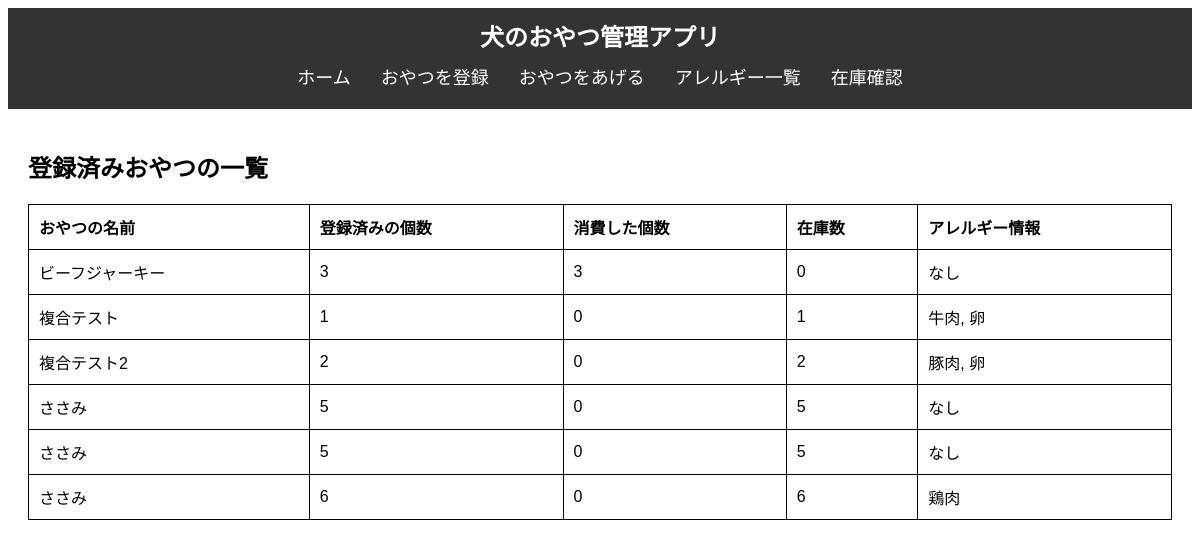
The page / on the database its author committed.
### tables this page shows
CREATE TABLE "snacks" (
	"id"	INTEGER,
	"name"	TEXT NOT NULL,
	"description"	TEXT,
	"purchase_date"	TEXT,
	"quantity"	INTEGER NOT NULL,
	"allergy_id"	INTEGER,
	PRIMARY KEY("id" AUTOINCREMENT),
	FOREIGN KEY("allergy_id") REFERENCES "allergies"("id")
);

### app.py (the view)
@app.route('/')
def index():
    conn = get_db_connection()
    snacks = conn.execute('''
        SELECT s.id, s.name, s.quantity,
               COALESCE(SUM(g.quantity), 0) AS consumed,
               (s.quantity - COALESCE(SUM(g.quantity), 0)) AS stock,
               COALESCE(GROUP_CONCAT(a.name, ', '), 'なし') AS allergies
        FROM snacks s
        LEFT JOIN snack_giving g ON s.id = g.snack_id
        LEFT JOIN snack_allergies sa ON s.id = sa.snack_id
        LEFT JOIN allergies a ON sa.allergy_id = a.id
        GROUP BY s.id
    ''').fetchall()
    conn.close()
    return render_template('index.html', snacks=snacks)

### app.py (called while the page is built)
def get_db_connection():
    conn = sqlite3.connect('dog_treats.db')
    conn.row_factory = sqlite3.Row
    return conn

### templates/index.html
{% extends 'base.html' %}
{% block content %}
    <h2>登録済みおやつの一覧</h2>
    <table>
        <thead>
            <tr>
                <th>おやつの名前</th>
                <th>登録済みの個数</th>
                <th>消費した個数</th>
                <th>在庫数</th>
                <th>アレルギー情報</th>
            </tr>
        </thead>
        <tbody>
            {% for snack in snacks %}
            <tr>
                <td>{{ snack.name }}</td>
                <td>{{ snack.quantity }}</td>
                <td>{{ snack.consumed }}</td>
                <td>{{ snack.stock }}</td>
                <td>{{ snack.allergies }}</td>
            </tr>
            {% endfor %}
        </tbody>
    </table>
{% endblock %}

### static/style.css (style rules this page uses)
body { font-family: Arial, sans-serif; }
table { width: 100%; border-collapse: collapse; margin-top: 20px; }
table, th, td { border: 1px solid black; }
th, td { padding: 10px; text-align: left; }

### rows shown on the page
snacks: name "ビーフジャーキー", quantity "3", consumed "3", stock "0", allergies "なし"
snacks: name "複合テスト", quantity "1", consumed "0", stock "1", allergies "牛肉, 卵"
snacks: name "複合テスト2", quantity "2", consumed "0", stock "2", allergies "豚肉, 卵"
snacks: name "ささみ", quantity "5", consumed "0", stock "5", allergies "なし"
snacks: name "ささみ", quantity "5", consumed "0", stock "5", allergies "なし"
snacks: name "ささみ", quantity "6", consumed "0", stock "6", allergies "鶏肉"
